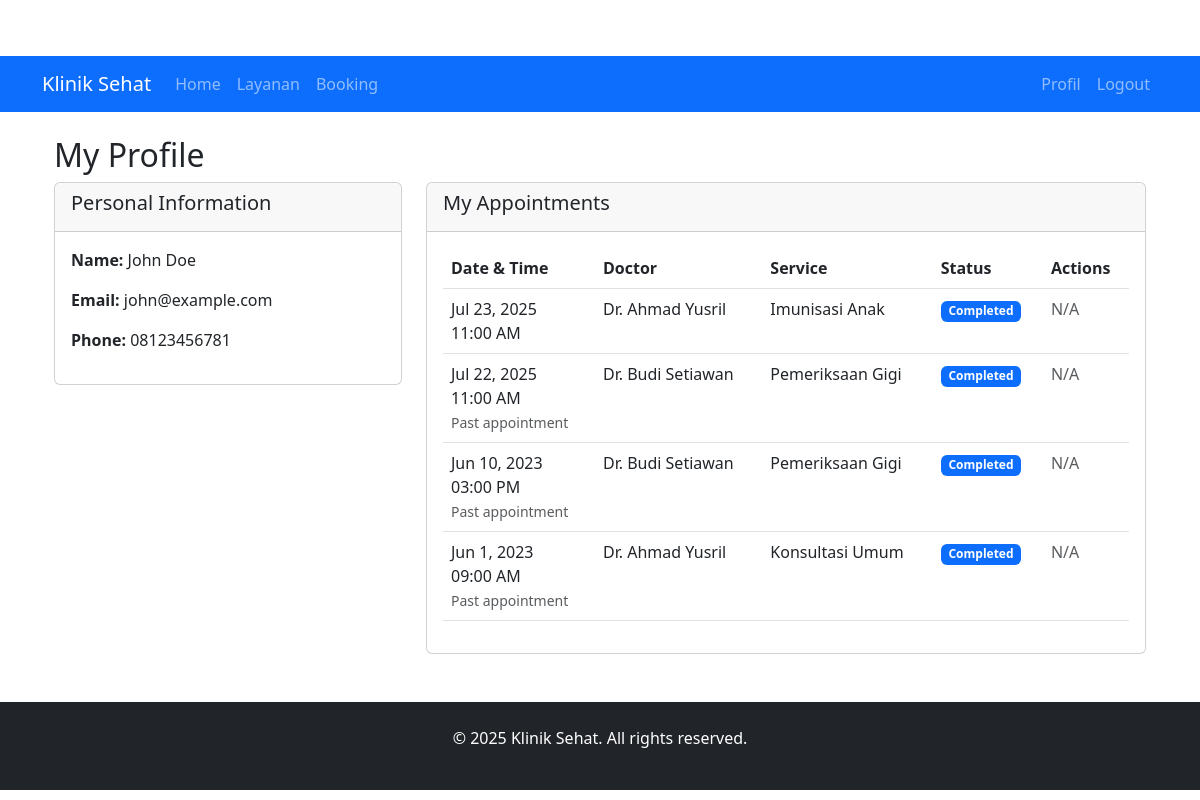
The app's page /klinik/profile.php (signed in) with its own data.
### tables this page shows
CREATE TABLE `users` (
  `id` int(11) NOT NULL,
  `name` varchar(100) NOT NULL,
  `email` varchar(100) NOT NULL,
  `password` varchar(255) NOT NULL,
  `phone` varchar(20) DEFAULT NULL,
  `address` text DEFAULT NULL,
  `role` enum('patient','admin') DEFAULT 'patient',
  `created_at` timestamp NOT NULL DEFAULT current_timestamp()
);

CREATE TABLE `appointments` (
  `id` int(11) NOT NULL,
  `user_id` int(11) NOT NULL,
  `doctor_id` int(11) NOT NULL,
  `service_id` int(11) NOT NULL,
  `appointment_date` date NOT NULL,
  `appointment_time` time NOT NULL,
  `status` enum('pending','confirmed','completed','cancelled') DEFAULT 'pending',
  `notes` text DEFAULT NULL,
  `created_at` timestamp NOT NULL DEFAULT current_timestamp()
);

CREATE TABLE `doctors` (
  `id` int(11) NOT NULL,
  `name` varchar(100) NOT NULL,
  `specialization` varchar(100) NOT NULL,
  `schedule` text NOT NULL,
  `bio` text DEFAULT NULL
);

CREATE TABLE `services` (
  `id` int(11) NOT NULL,
  `name` varchar(100) NOT NULL,
  `description` text DEFAULT NULL,
  `price` decimal(10,2) NOT NULL
);

### klinik/profile.php (the view, shortened to what this page needs)
<?php
require_once 'config/database.php';
$stmt = $pdo->prepare("SELECT * FROM users WHERE id = ?");
$stmt->execute([$_SESSION['user_id']]);
$user = $stmt->fetch();
$stmt = $pdo->prepare("
    SELECT a.*, d.name as doctor_name, s.name as service_name
    FROM appointments a
    JOIN doctors d ON a.doctor_id = d.id
    JOIN services s ON a.service_id = s.id
    WHERE a.user_id = ?
    ORDER BY a.appointment_date DESC, a.appointment_time DESC
");
$stmt->execute([$_SESSION['user_id']]);
$appointments = $stmt->fetchAll();
include 'includes/header.php';
?>
<div class="container mt-4">
    <h2>My Profile</h2>
    <div class="row">
        <div class="col-md-4">
            <div class="card mb-4">
                <div class="card-header">
                    <h5>Personal Information</h5>
                </div>
                <div class="card-body">
                    <p><strong>Name:</strong> <?= htmlspecialchars($user['name']) ?></p>
                    <p><strong>Email:</strong> <?= htmlspecialchars($user['email']) ?></p>
                    <p><strong>Phone:</strong> <?= $user['phone'] ? htmlspecialchars($user['phone']) : 'Not provided' ?></p>
                </div>
            </div>
        </div>
        <div class="col-md-8">
            <div class="card">
                <div class="card-header">
                    <h5>My Appointments</h5>
                </div>
                <div class="card-body">
                    <?php if (empty($appointments)): ?>
                        <p>You don't have any appointments yet. <a href="booking.php">Book one now</a>.</p>
                    <?php else: ?>
                        <div class="table-responsive">
                            <table class="table">
                                <thead class="thead-light">
                                    <tr>
                                        <th>Date & Time</th>
                                        <th>Doctor</th>
                                        <th>Service</th>
                                        <th>Status</th>
                                        <th>Actions</th>
                                    </tr>
                                </thead>
                                <tbody>
                                    <?php foreach ($appointments as $appointment):
                                        $appointmentDateTime = new DateTime($appointment['appointment_date'] . ' ' . $appointment['appointment_time']);
                                        $isPastAppointment = $appointmentDateTime < new DateTime();
                                        $canCancel = !$isPastAppointment && in_array($appointment['status'], ['pending', 'confirmed']);
                                    ?>
                                    <tr>
                                        <td>
                                            <?= $appointmentDateTime->format('M j, Y') ?><br>
                                            <?= $appointmentDateTime->format('h:i A') ?>
                                            <?= $isPastAppointment ? '<br><small class="text-muted">Past appointment</small>' : '' ?>
                                        </td>
                                        <td><?= htmlspecialchars($appointment['doctor_name']) ?></td>
                                        <td><?= htmlspecialchars($appointment['service_name']) ?></td>
                                        <td>
                                            <?php
                                            $badgeClass = [
                                                'pending' => 'bg-warning',
                                                'confirmed' => 'bg-success',
                                                'completed' => 'bg-primary',
                                                'cancelled' => 'bg-secondary'
                                            ][$appointment['status']] ?? 'bg-secondary';
                                            ?>
                                            <span class="badge <?= $badgeClass ?>">
                                                <?= ucfirst($appointment['status']) ?>
                                            </span>
                                        </td>
                                        <td>
                                            <?php if ($canCancel): ?>
                                                <a href="cancel-appointment.php?id=<?= $appointment['id'] ?>"
                                                   class="btn btn-sm btn-danger cancel-btn"
                                                   onclick="return confirm('Are you sure you want to cancel this appointment?')">
                                                    Cancel
                                                </a>
                                            <?php elseif ($appointment['status'] === 'cancelled'): ?>
                                                <span class="text-muted">Cancelled</span>
                                            <?php else: ?>
                                                <span class="text-muted">N/A</span>
                                            <?php endif; ?>
                                        </td>
                                    </tr>
                                    <?php endforeach; ?>
                                </tbody>
                            </table>
                        </div>
                    <?php endif; ?>
                </div>
            </div>
        </div>
    </div>
</div>
<?php include 'includes/footer.php'; ?>

### klinik/assets/style.css (style rules this page uses)
body { padding-top: 56px; }

### records on screen
users: name "John Doe", email "john@example.com", phone "08123456781"
appointments: $appointmentDateTime->format('M j, Y') "Jul 23, 2025", $appointmentDateTime->format('h:i A') "11:00 AM", doctor.name "Dr. Ahmad Yusril", service.name "Imunisasi Anak", status "Completed", shows "N/A"
appointments: $appointmentDateTime->format('M j, Y') "Jul 22, 2025", $appointmentDateTime->format('h:i A') "11:00 AM", shows "Past appointment", doctor.name "Dr. Budi Setiawan", service.name "Pemeriksaan Gigi", status "Completed", shows "N/A"
appointments: $appointmentDateTime->format('M j, Y') "Jun 10, 2023", $appointmentDateTime->format('h:i A') "03:00 PM", shows "Past appointment", doctor.name "Dr. Budi Setiawan", service.name "Pemeriksaan Gigi", status "Completed", shows "N/A"
appointments: $appointmentDateTime->format('M j, Y') "Jun 1, 2023", $appointmentDateTime->format('h:i A') "09:00 AM", shows "Past appointment", doctor.name "Dr. Ahmad Yusril", service.name "Konsultasi Umum", status "Completed", shows "N/A"
